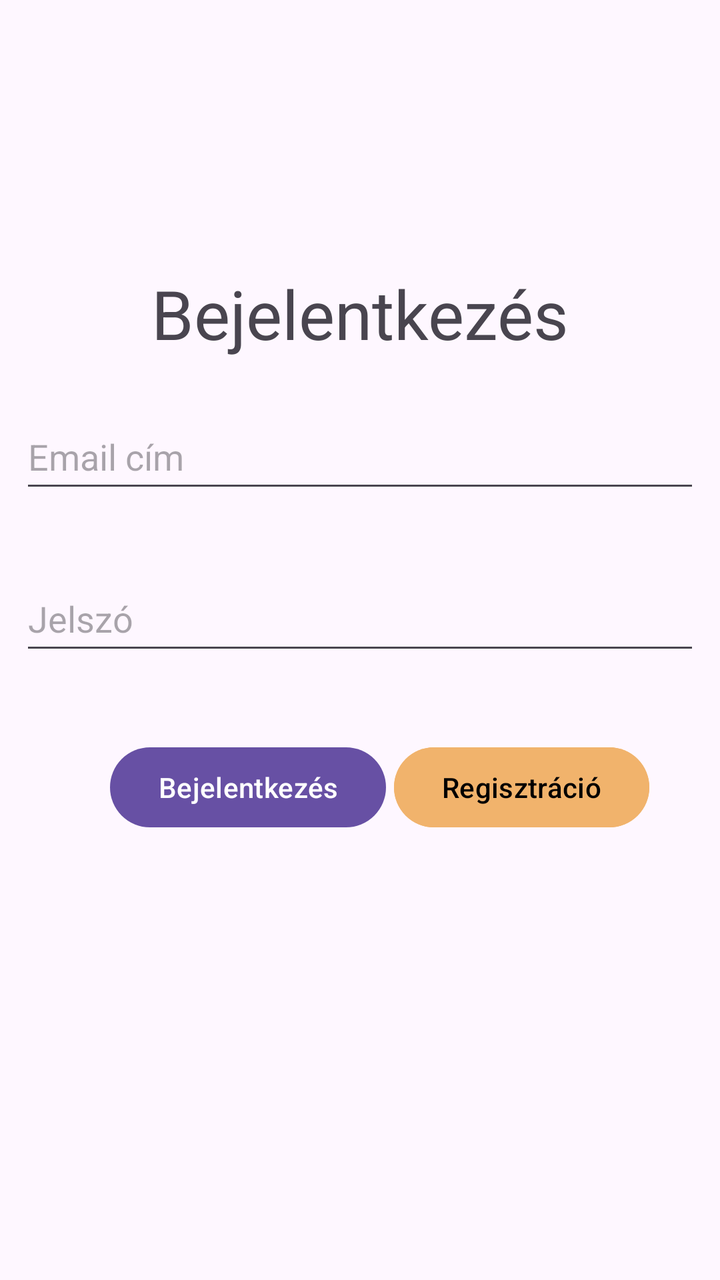
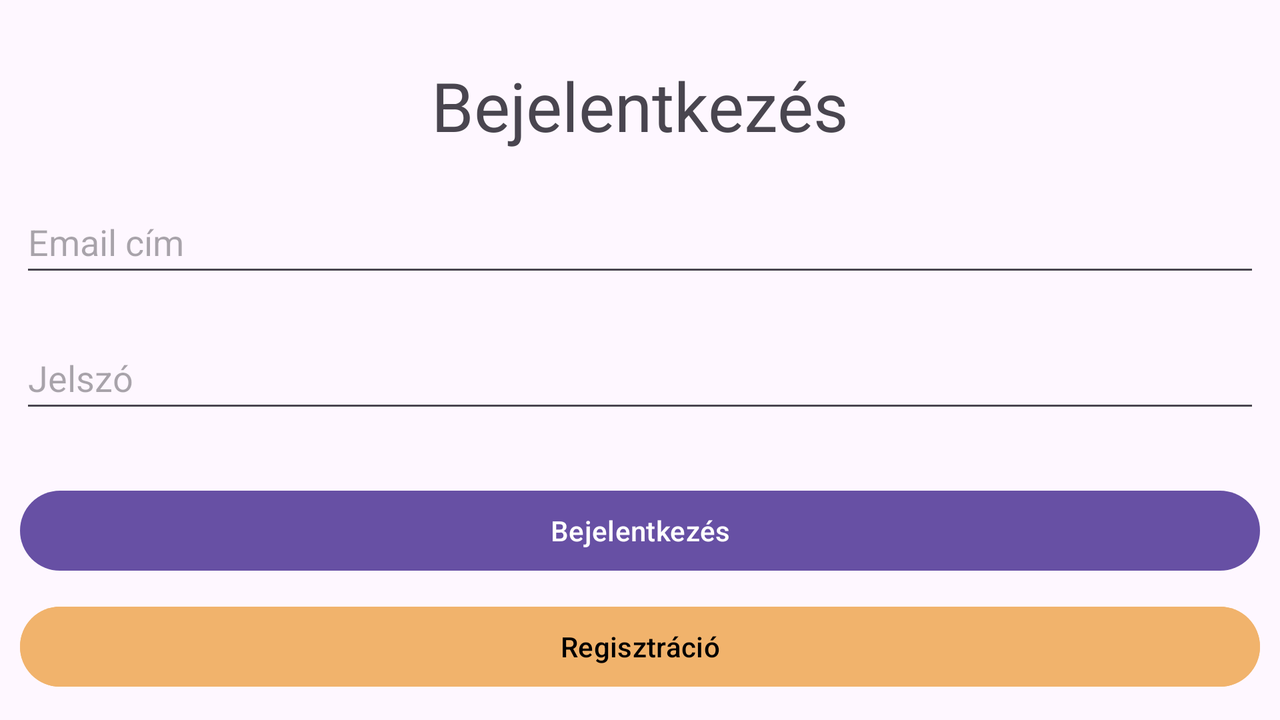

First picture: res/layout/ on a phone held upright. Second picture: the repository's own variant of that layout, on a device whose configuration matches the variant's folder. Source for both follows.
<!-- AndroidManifest.xml: application theme Theme.Tileshopapplication -->
<!-- res/layout/activity_main.xml -->
<?xml version="1.0" encoding="utf-8"?>
<androidx.constraintlayout.widget.ConstraintLayout
    xmlns:android="http://schemas.android.com/apk/res/android"
    xmlns:app="http://schemas.android.com/apk/res-auto"
    xmlns:tools="http://schemas.android.com/tools"
    android:id="@+id/main"
    android:layout_width="match_parent"
    android:layout_height="match_parent"
    android:layout_margin="10dp"
    tools:context=".MainActivity">

    <TextView
        android:id="@+id/textViewLogin"
        android:layout_width="wrap_content"
        android:layout_height="wrap_content"
        android:layout_marginTop="100dp"
        android:text="@string/login"
        android:textSize="34sp"
        app:layout_constraintBottom_toTopOf="@+id/editTextEmail"
        app:layout_constraintEnd_toEndOf="parent"
        app:layout_constraintStart_toStartOf="parent"
        app:layout_constraintTop_toTopOf="parent" />

    <EditText
        android:id="@+id/editTextEmail"
        android:layout_width="match_parent"
        android:layout_height="wrap_content"
        android:autofillHints=""
        android:elegantTextHeight="true"
        android:ems="10"
        android:hint="@string/email_address"
        android:inputType="textEmailAddress"
        app:layout_constraintBottom_toBottomOf="parent"
        app:layout_constraintEnd_toEndOf="parent"
        app:layout_constraintStart_toStartOf="parent"
        app:layout_constraintTop_toTopOf="parent"
        app:layout_constraintVertical_bias="0.338" />

    <EditText
        android:id="@+id/editTextPassword"
        android:layout_width="match_parent"
        android:layout_height="wrap_content"
        android:layout_marginBottom="150dp"
        android:autofillHints="no"
        android:elegantTextHeight="true"
        android:ems="10"
        android:hint="@string/password"
        android:inputType="textPassword"
        app:layout_constraintBottom_toBottomOf="parent"
        app:layout_constraintTop_toBottomOf="@+id/editTextEmail"
        app:layout_constraintVertical_bias="0.183"
        tools:layout_editor_absoluteX="0dp" />

    













    <Button
        android:id="@+id/loginButton"
        android:layout_width="wrap_content"
        android:layout_height="wrap_content"
        android:layout_marginBottom="150dp"
        android:onClick="performLogin"
        android:text="@string/login"
        app:layout_constraintBottom_toBottomOf="parent"
        app:layout_constraintEnd_toEndOf="parent"
        app:layout_constraintHorizontal_bias="0.223"
        app:layout_constraintStart_toStartOf="parent"
        app:layout_constraintTop_toBottomOf="@+id/editTextPassword"
        app:layout_constraintVertical_bias="0.375" />

    <Button
        android:id="@+id/registerButton"
        android:layout_width="wrap_content"
        android:layout_height="wrap_content"
        android:layout_marginBottom="150dp"
        android:backgroundTint="@color/orange"
        android:onClick="redirectToRegister"
        android:text="@string/register"
        android:textColor="@android:color/black"
        app:layout_constraintBottom_toBottomOf="parent"
        app:layout_constraintEnd_toEndOf="parent"
        app:layout_constraintHorizontal_bias="0.131"
        app:layout_constraintStart_toEndOf="@+id/loginButton"
        app:layout_constraintTop_toBottomOf="@+id/editTextPassword"
        app:layout_constraintVertical_bias="0.376" />

</androidx.constraintlayout.widget.ConstraintLayout>
<!-- resources referenced by this layout -->
<resources>
  <color name="orange">#FFF1B36C</color>
  <string name="email_address">Email cím</string>
  <string name="login">Bejelentkezés</string>
  <string name="password">Jelszó</string>
  <string name="register">Regisztráció</string>
  <style name="Theme.Tileshopapplication" parent="Base.Theme.Tileshopapplication" />
  <style name="Base.Theme.Tileshopapplication" parent="Theme.Material3.DayNight.NoActionBar">
          
          
      </style>
</resources>
<!-- res/layout-land/activity_main.xml (the repository's variant of the layout above) -->
<!-- drawn on the phone turned sideways -->
<?xml version="1.0" encoding="utf-8"?>
<LinearLayout
    xmlns:android="http://schemas.android.com/apk/res/android"
    xmlns:app="http://schemas.android.com/apk/res-auto"
    xmlns:tools="http://schemas.android.com/tools"
    android:id="@+id/mainL"
    android:layout_width="match_parent"
    android:layout_height="match_parent"
    android:orientation="vertical"
    android:layout_margin="10dp"
    tools:context=".MainActivity">

    <TextView
        android:id="@+id/textViewLogin"
        android:layout_width="match_parent"
        android:layout_height="wrap_content"
        android:layout_marginTop="20dp"
        android:text="@string/login"
        android:textSize="34sp"
        android:textAlignment="center"/>

    <EditText
        android:id="@+id/editTextEmail"
        android:layout_width="match_parent"
        android:layout_height="wrap_content"
        android:layout_marginTop="20dp"
        android:autofillHints=""
        android:hint="@string/email_address"
        android:inputType="textEmailAddress"
        android:minHeight="48dp"
        tools:layout_editor_absoluteX="0dp" />

    <EditText
        android:id="@+id/editTextPassword"
        android:layout_width="match_parent"
        android:layout_height="wrap_content"
        android:layout_marginTop="20dp"
        android:autofillHints="no"
        android:hint="@string/password"
        android:inputType="textPassword"
        android:minHeight="48dp"
        tools:layout_editor_absoluteX="0dp" />

    <Button
        android:id="@+id/loginButton"
        android:layout_width="match_parent"
        android:layout_height="wrap_content"
        android:layout_marginTop="30dp"
        android:minHeight="48dp"
        android:onClick="performLogin"
        android:text="@string/login" />









    <Button
        android:id="@+id/registerButton"
        android:layout_width="match_parent"
        android:layout_height="wrap_content"
        android:layout_marginTop="10dp"
        android:backgroundTint="@color/orange"
        android:minHeight="48dp"
        android:onClick="redirectToRegister"
        android:text="@string/register"
        android:textColor="@android:color/black" />
</LinearLayout>
